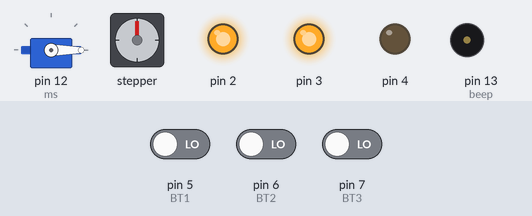
Recording of a sketch running on a simulated Arduino Uno, built with avr-gcc and run on an emulated ATmega328P. On the bench: servo, stepper motor, output pins drawn as LEDs (lit = HIGH), buzzer (waves = sounding). Inputs (shaded band) come from the test bench; at power-on: pin 6 (BT2) LOW, pin 5 (BT1) LOW, pin 7 (BT3) LOW. Stepper angles assume 2048 steps per turn.

Above: at 1.2 s.
1.3 s: pin 6 (BT2) driven HIGH
At 1.75 s:
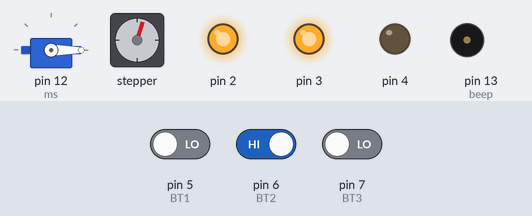
At 10.2 s:
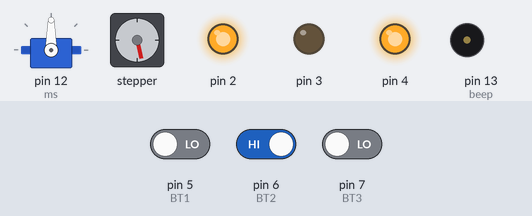
10.3 s: pin 5 (BT1) driven HIGH
At 21.6 s:
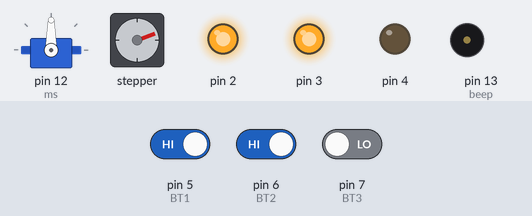
Timing chart, 0 to 34.2 s (numbered marks = the images above; inputs shaded):
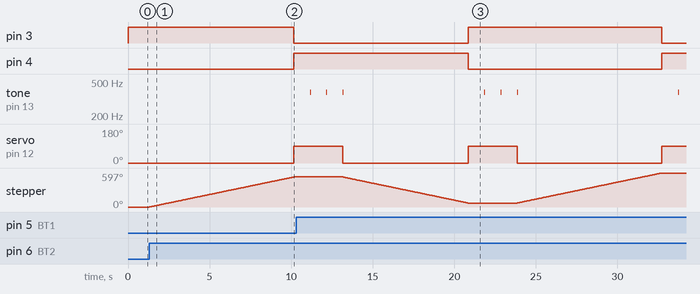

Measured:
- after the input at 1.3 s, pin 3: HIGH → LOW after 8.9 s; pin 4: LOW → HIGH after 8.9 s; servo on pin 12 (ms): 0° → 90° after 8.9 s; stepper: keeps turning clockwise at about 59°/s, starting at once
- after the input at 10.3 s, pin 3: LOW → HIGH after 10.5 s, → LOW 11.9 s later; pin 4: HIGH → LOW after 10.5 s, → HIGH 11.9 s later; stepper: turns 457° counter-clockwise in 7.6 s, then 527° clockwise in 8.8 s
- by itself, tone on pin 13 (beep): plays 380 Hz for 0.05 s, 380 Hz for 0.05 s, 380 Hz for 0.05 s, 380 Hz for 0.05 s, 380 Hz for 0.05 s, 380 Hz for 0.05 s … (7 notes in this stretch)

The sketch:

7ome9_ta3_tme7mi9.ino
```cpp
#include <Stepper.h>
#include <Servo.h>


double spr=2048;
int BT1=5;
int BT2=6;
int BT3=7;
int beep=13;
int l=0;

Servo ms;
Stepper s(spr,8,10,9,11);

void setup() {
  Serial.begin(9600);
  s.setSpeed(10);
  pinMode(2,OUTPUT);
  pinMode(3,OUTPUT);
  pinMode(4,OUTPUT);
  pinMode(BT1,INPUT);
  pinMode(BT2,INPUT);
  pinMode(BT3,INPUT);
  pinMode(beep,OUTPUT);
  ms.attach(12);
  ms.write(0);
  number(0);
}

void changeTo(int v)
{
  if(v>l)
  {
    s.step((v-l)*3000);
    update(v);
  }
  else if(v<l)
  {
    s.step((v-l)*2600);
    update(v);
  }
  else
  {
    tone(beep,100,50);
  }

}
void update(int v)
{
  number(v);
  gate();
  l=v;
}

void number(int v)
{
   switch(v)
{
  case 0 :
  digitalWrite(2,HIGH);
  digitalWrite(3,HIGH);
  digitalWrite(4,LOW);
  break;
  case 1 :
  digitalWrite(2,HIGH);
  digitalWrite(3,LOW);
  digitalWrite(4,HIGH);
  break;
  case 2 :
  digitalWrite(2,LOW);
  digitalWrite(3,HIGH);
  digitalWrite(4,HIGH);
  break;
}
}

void gate()
{
  ms.write(90);
  delay(1000);
  tone(beep,380,50);
  delay(1000);
  tone(beep,380,50);
  delay(1000);
  tone(beep,380,50);
  ms.write(0);
}

void loop() {


if(digitalRead(BT1))
  changeTo(0);
if(digitalRead(BT2))
  changeTo(1);
if(digitalRead(BT3))
  changeTo(2);


/*
  Serial.print("BT1 ");
  Serial.print(digitalRead(BT1));
  Serial.print("-  BT2 ");
  Serial.print(digitalRead(BT2));
  Serial.print("-  BT3 ");
  Serial.println(digitalRead(BT3));
*/


}
```
